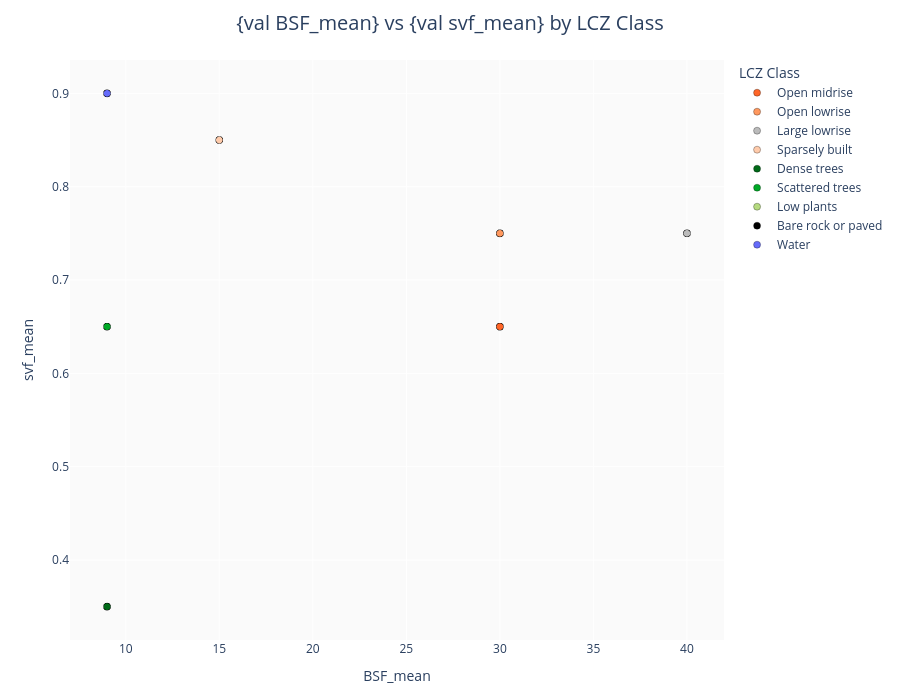

Here is the notebook cell this chart was saved with:
### Markdown cell above
## 6. Parameter-vs-parameter relationships — `chart_type="scatter"`

For `chart_type` values other than `"map"`, `lcz_plot_parameters` delegates to `lcz_cal_indices` (the same per-class statistics engine used for spectral indices) — it works on *any* multi-band GeoTIFF with named bands, morphological parameters included, since the aggregation logic never assumes anything about what the bands physically represent. This requires `lcz_map` (the class raster, to assign each pixel's LCZ class for coloring/statistics).

`"scatter"` plots every pixel's `index_x` against `index_y`, colored by LCZ class using the official LCZ palette — here, mean building surface fraction vs. mean sky view factor.

### Code cell
scatter_fig = lcz_plot_parameters(
    stack_result.path, lcz_map=map_path, chart_type="scatter",
    index_x="BSF_mean", index_y="svf_mean",
)
scatter_fig.show()

### Figure 1 — Plotly figure (JSON) as saved in the notebook; plotly's stock layout.template omitted (floating-point values rounded to 4 significant figures; data arrays with more than 128 entries replaced by an {"elided": "..."} marker saying what was removed)
{"data": [{"hovertemplate": "<b>LCZ 5</b> — Open midrise<br>BSF_mean: %{x:.3f}<br>svf_mean: %{y:.3f}<extra></extra>", "marker": {"color": "#FF6628", "line": {"color": "black", "width": 0.3}, "size": 7}, "mode": "markers", "name": "Open midrise", "type": "scattergl", "x": [30.0, 30.0, 30.0, 30.0, 30.0, 30.0, 30.0, 30.0, 30.0, 30.0, 30.0, 30.0, 30.0, 30.0, 30.0, 30.0, 30.0, 30.0, 30.0, 30.0, 30.0, 30.0, 30.0, 30.0, 30.0, 30.0, 30.0, 30.0, 30.0, 30.0, 30.0, 30.0, 30.0, 30.0, 30.0, 30.0, 30.0, 30.0, 30.0, 30.0, 30.0, 30.0, 30.0, 30.0, 30.0, 30.0, 30.0, 30.0, 30.0, 30.0, 30.0, 30.0, 30.0, 30.0, 30.0, 30.0, 30.0, 30.0, 30.0, 30.0, 30.0, 30.0, 30.0, 30.0, 30.0, 30.0, 30.0, 30.0, 30.0, 30.0, 30.0, 30.0, 30.0, 30.0, 30.0, 30.0, 30.0, 30.0, 30.0, 30.0, 30.0, 30.0, 30.0, 30.0, 30.0, 30.0, 30.0, 30.0, 30.0, 30.0, 30.0, 30.0, 30.0, 30.0, 30.0, 30.0, 30.0, 30.0, 30.0, 30.0, 30.0], "y": [0.65, 0.65, 0.65, 0.65, 0.65, 0.65, 0.65, 0.65, 0.65, 0.65, 0.65, 0.65, 0.65, 0.65, 0.65, 0.65, 0.65, 0.65, 0.65, 0.65, 0.65, 0.65, 0.65, 0.65, 0.65, 0.65, 0.65, 0.65, 0.65, 0.65, 0.65, 0.65, 0.65, 0.65, 0.65, 0.65, 0.65, 0.65, 0.65, 0.65, 0.65, 0.65, 0.65, 0.65, 0.65, 0.65, 0.65, 0.65, 0.65, 0.65, 0.65, 0.65, 0.65, 0.65, 0.65, 0.65, 0.65, 0.65, 0.65, 0.65, 0.65, 0.65, 0.65, 0.65, 0.65, 0.65, 0.65, 0.65, 0.65, 0.65, 0.65, 0.65, 0.65, 0.65, 0.65, 0.65, 0.65, 0.65, 0.65, 0.65, 0.65, 0.65, 0.65, 0.65, 0.65, 0.65, 0.65, 0.65, 0.65, 0.65, 0.65, 0.65, 0.65, 0.65, 0.65, 0.65, 0.65, 0.65, 0.65, 0.65, 0.65]}, {"hovertemplate": "<b>LCZ 6</b> — Open lowrise<br>BSF_mean: %{x:.3f}<br>svf_mean: %{y:.3f}<extra></extra>", "marker": {"color": "#FF985E", "line": {"color": "black", "width": 0.3}, "size": 7}, "mode": "markers", "name": "Open lowrise", "type": "scattergl", "x": {"elided": "306 float values"}, "y": {"elided": "306 float values"}}, {"hovertemplate": "<b>LCZ 8</b> — Large lowrise<br>BSF_mean: %{x:.3f}<br>svf_mean: %{y:.3f}<extra></extra>", "marker": {"color": "#BBBBBB", "line": {"color": "black", "width": 0.3}, "size": 7}, "mode": "markers", "name": "Large lowrise", "type": "scattergl", "x": [40.0, 40.0, 40.0, 40.0, 40.0, 40.0, 40.0, 40.0, 40.0, 40.0, 40.0, 40.0, 40.0, 40.0, 40.0, 40.0, 40.0, 40.0, 40.0, 40.0, 40.0, 40.0], "y": [0.75, 0.75, 0.75, 0.75, 0.75, 0.75, 0.75, 0.75, 0.75, 0.75, 0.75, 0.75, 0.75, 0.75, 0.75, 0.75, 0.75, 0.75, 0.75, 0.75, 0.75, 0.75]}, {"hovertemplate": "<b>LCZ 9</b> — Sparsely built<br>BSF_mean: %{x:.3f}<br>svf_mean: %{y:.3f}<extra></extra>", "marker": {"color": "#FFCBAB", "line": {"color": "black", "width": 0.3}, "size": 7}, "mode": "markers", "name": "Sparsely built", "type": "scattergl", "x": [15.0, 15.0, 15.0, 15.0, 15.0, 15.0, 15.0, 15.0, 15.0, 15.0, 15.0, 15.0, 15.0, 15.0, 15.0, 15.0, 15.0, 15.0, 15.0, 15.0, 15.0, 15.0, 15.0, 15.0, 15.0, 15.0, 15.0, 15.0, 15.0, 15.0, 15.0, 15.0, 15.0, 15.0, 15.0, 15.0, 15.0, 15.0, 15.0, 15.0, 15.0, 15.0, 15.0, 15.0, 15.0, 15.0, 15.0, 15.0, 15.0, 15.0, 15.0, 15.0, 15.0, 15.0, 15.0, 15.0, 15.0, 15.0, 15.0, 15.0, 15.0, 15.0, 15.0, 15.0, 15.0, 15.0, 15.0, 15.0, 15.0, 15.0, 15.0, 15.0, 15.0, 15.0, 15.0, 15.0, 15.0, 15.0, 15.0, 15.0, 15.0, 15.0, 15.0, 15.0, 15.0, 15.0, 15.0, 15.0, 15.0, 15.0, 15.0, 15.0, 15.0, 15.0, 15.0, 15.0, 15.0, 15.0, 15.0, 15.0, 15.0, 15.0, 15.0, 15.0, 15.0, 15.0, 15.0, 15.0, 15.0, 15.0, 15.0, 15.0, 15.0, 15.0, 15.0, 15.0, 15.0, 15.0, 15.0], "y": [0.85, 0.85, 0.85, 0.85, 0.85, 0.85, 0.85, 0.85, 0.85, 0.85, 0.85, 0.85, 0.85, 0.85, 0.85, 0.85, 0.85, 0.85, 0.85, 0.85, 0.85, 0.85, 0.85, 0.85, 0.85, 0.85, 0.85, 0.85, 0.85, 0.85, 0.85, 0.85, 0.85, 0.85, 0.85, 0.85, 0.85, 0.85, 0.85, 0.85, 0.85, 0.85, 0.85, 0.85, 0.85, 0.85, 0.85, 0.85, 0.85, 0.85, 0.85, 0.85, 0.85, 0.85, 0.85, 0.85, 0.85, 0.85, 0.85, 0.85, 0.85, 0.85, 0.85, 0.85, 0.85, 0.85, 0.85, 0.85, 0.85, 0.85, 0.85, 0.85, 0.85, 0.85, 0.85, 0.85, 0.85, 0.85, 0.85, 0.85, 0.85, 0.85, 0.85, 0.85, 0.85, 0.85, 0.85, 0.85, 0.85, 0.85, 0.85, 0.85, 0.85, 0.85, 0.85, 0.85, 0.85, 0.85, 0.85, 0.85, 0.85, 0.85, 0.85, 0.85, 0.85, 0.85, 0.85, 0.85, 0.85, 0.85, 0.85, 0.85, 0.85, 0.85, 0.85, 0.85, 0.85, 0.85, 0.85]}, {"hovertemplate": "<b>LCZ 11</b> — Dense trees<br>BSF_mean: %{x:.3f}<br>svf_mean: %{y:.3f}<extra></extra>", "marker": {"color": "#006A18", "line": {"color": "black", "width": 0.3}, "size": 7}, "mode": "markers", "name": "Dense trees", "type": "scattergl", "x": {"elided": "1260 float values"}, "y": {"elided": "1260 float values"}}, {"hovertemplate": "<b>LCZ 12</b> — Scattered trees<br>BSF_mean: %{x:.3f}<br>svf_mean: %{y:.3f}<extra></extra>", "marker": {"color": "#00A926", "line": {"color": "black", "width": 0.3}, "size": 7}, "mode": "markers", "name": "Scattered trees", "type": "scattergl", "x": [9.0, 9.0, 9.0, 9.0, 9.0, 9.0, 9.0, 9.0, 9.0, 9.0, 9.0, 9.0, 9.0, 9.0, 9.0, 9.0, 9.0, 9.0, 9.0, 9.0, 9.0, 9.0, 9.0, 9.0, 9.0, 9.0, 9.0, 9.0, 9.0, 9.0, 9.0, 9.0, 9.0, 9.0, 9.0, 9.0, 9.0, 9.0, 9.0, 9.0, 9.0, 9.0, 9.0, 9.0, 9.0, 9.0, 9.0, 9.0, 9.0, 9.0, 9.0, 9.0, 9.0, 9.0, 9.0, 9.0, 9.0, 9.0, 9.0, 9.0, 9.0, 9.0, 9.0, 9.0, 9.0, 9.0, 9.0, 9.0, 9.0, 9.0, 9.0, 9.0, 9.0, 9.0, 9.0, 9.0, 9.0, 9.0, 9.0, 9.0, 9.0, 9.0, 9.0, 9.0, 9.0, 9.0, 9.0, 9.0], "y": [0.65, 0.65, 0.65, 0.65, 0.65, 0.65, 0.65, 0.65, 0.65, 0.65, 0.65, 0.65, 0.65, 0.65, 0.65, 0.65, 0.65, 0.65, 0.65, 0.65, 0.65, 0.65, 0.65, 0.65, 0.65, 0.65, 0.65, 0.65, 0.65, 0.65, 0.65, 0.65, 0.65, 0.65, 0.65, 0.65, 0.65, 0.65, 0.65, 0.65, 0.65, 0.65, 0.65, 0.65, 0.65, 0.65, 0.65, 0.65, 0.65, 0.65, 0.65, 0.65, 0.65, 0.65, 0.65, 0.65, 0.65, 0.65, 0.65, 0.65, 0.65, 0.65, 0.65, 0.65, 0.65, 0.65, 0.65, 0.65, 0.65, 0.65, 0.65, 0.65, 0.65, 0.65, 0.65, 0.65, 0.65, 0.65, 0.65, 0.65, 0.65, 0.65, 0.65, 0.65, 0.65, 0.65, 0.65, 0.65]}, {"hovertemplate": "<b>LCZ 14</b> — Low plants<br>BSF_mean: %{x:.3f}<br>svf_mean: %{y:.3f}<extra></extra>", "marker": {"color": "#B5DA7F", "line": {"color": "black", "width": 0.3}, "size": 7}, "mode": "markers", "name": "Low plants", "type": "scattergl", "x": {"elided": "244 float values"}, "y": {"elided": "244 float values"}}, {"hovertemplate": "<b>LCZ 15</b> — Bare rock or paved<br>BSF_mean: %{x:.3f}<br>svf_mean: %{y:.3f}<extra></extra>", "marker": {"color": "#000000", "line": {"color": "black", "width": 0.3}, "size": 7}, "mode": "markers", "name": "Bare rock or paved", "type": "scattergl", "x": {"elided": "389 float values"}, "y": {"elided": "389 float values"}}, {"hovertemplate": "<b>LCZ 17</b> — Water<br>BSF_mean: %{x:.3f}<br>svf_mean: %{y:.3f}<extra></extra>", "marker": {"color": "#656BFA", "line": {"color": "black", "width": 0.3}, "size": 7}, "mode": "markers", "name": "Water", "type": "scattergl", "x": [9.0, 9.0, 9.0, 9.0, 9.0, 9.0, 9.0, 9.0, 9.0, 9.0], "y": [0.9, 0.9, 0.9, 0.9, 0.9, 0.9, 0.9, 0.9, 0.9, 0.9]}], "layout": {"height": 700, "hoverlabel": {"bgcolor": "white", "font": {"size": 13}}, "legend": {"title": {"text": "LCZ Class"}}, "margin": {"b": 60, "l": 70, "r": 40, "t": 60}, "paper_bgcolor": "white", "plot_bgcolor": "#fafafa", "title": {"font": {"size": 20}, "text": "{val BSF_mean} vs {val svf_mean} by LCZ Class", "x": 0.5, "xanchor": "center"}, "width": 900, "xaxis": {"title": {"font": {"size": 14}, "text": "BSF_mean"}}, "yaxis": {"title": {"font": {"size": 14}, "text": "svf_mean"}}}}
